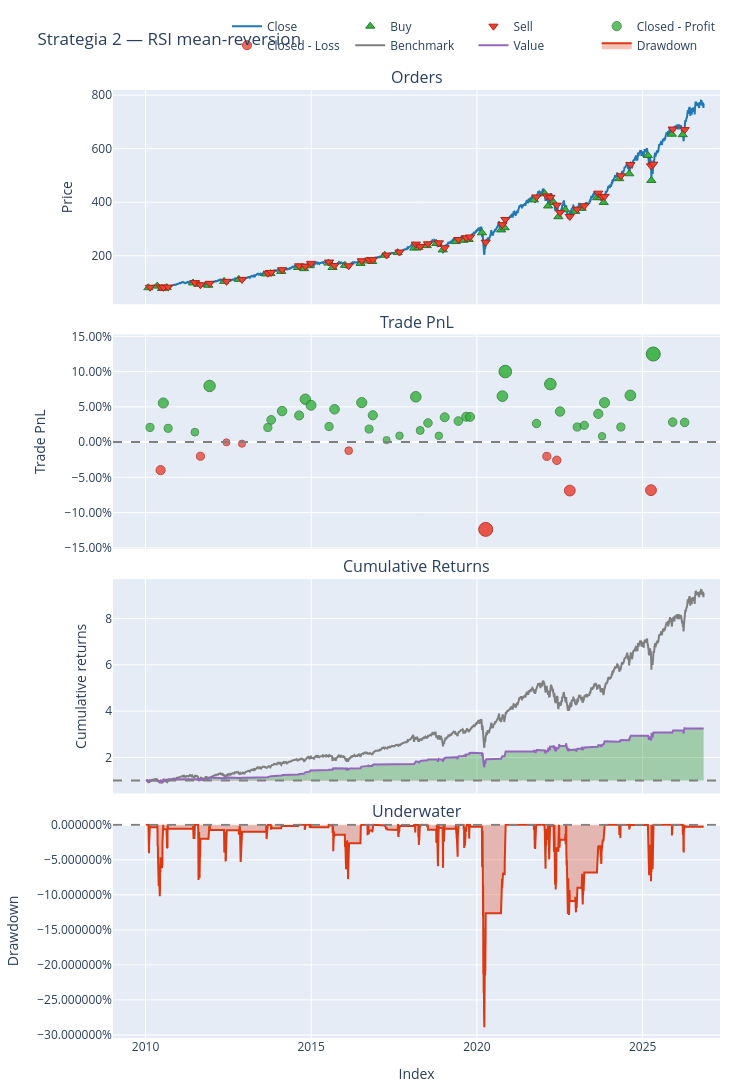

Notebook source saved alongside this figure:
### Code cell
pf_rsi = backtest(entries=rsi_entries, exits=rsi_exits)
pf_rsi.plot(subplots=["orders", "trade_pnl", "cum_returns", "underwater"],
            title="Strategia 2 — RSI mean-reversion").show()
pf_rsi.stats()

### Figure 1 — Plotly figure (JSON) as saved in the notebook; plotly's stock layout.template omitted (floating-point values rounded to 4 significant figures; data arrays with more than 128 entries replaced by an {"elided": "..."} marker saying what was removed)
{"data": [{"legendgroup": "0", "line": {"color": "#1f77b4"}, "name": "Close", "showlegend": true, "type": "scatter", "x": {"elided": "4236 str values"}, "xaxis": "x", "y": {"elided": "4236 float values"}, "yaxis": "y"}, {"customdata": {"elided": "51x3 float values"}, "hovertemplate": "Order Id: %{customdata[0]}<br>Timestamp: %{x}<br>Price: %{y}<br>Size: %{customdata[1]:.6f}<br>Fees: %{customdata[2]:.6f}", "legendgroup": "1", "marker": {"color": "#37B13F", "line": {"color": "rgb(38,123,44)", "width": 1}, "size": 8, "symbol": "triangle-up"}, "mode": "markers", "name": "Buy", "type": "scatter", "x": ["2010-02-01T00:00:00", "2010-05-10T00:00:00", "2010-07-01T00:00:00", "2010-08-23T00:00:00", "2011-06-09T00:00:00", "2011-08-05T00:00:00", "2011-11-25T00:00:00", "2012-05-16T00:00:00", "2012-10-25T00:00:00", "2013-08-22T00:00:00", "2013-10-09T00:00:00", "2014-02-05T00:00:00", "2014-08-08T00:00:00", "2014-10-15T00:00:00", "2014-12-16T00:00:00", "2015-07-10T00:00:00", "2015-08-24T00:00:00", "2016-01-08T00:00:00", "2016-06-28T00:00:00", "2016-09-12T00:00:00", "2016-11-04T00:00:00", "2017-03-22T00:00:00", "2017-08-11T00:00:00", "2018-02-09T00:00:00", "2018-03-26T00:00:00", "2018-06-28T00:00:00", "2018-10-11T00:00:00", "2018-12-20T00:00:00", "2019-05-14T00:00:00", "2019-08-06T00:00:00", "2019-10-03T00:00:00", "2020-02-26T00:00:00", "2020-09-24T00:00:00", "2020-11-02T00:00:00", "2021-09-21T00:00:00", "2022-01-18T00:00:00", "2022-02-24T00:00:00", "2022-04-25T00:00:00", "2022-06-17T00:00:00", "2022-09-01T00:00:00", "2022-12-21T00:00:00", "2023-03-01T00:00:00", "2023-08-18T00:00:00", "2023-09-22T00:00:00", "2023-10-30T00:00:00", "2024-04-18T00:00:00", "2024-08-06T00:00:00", "2025-02-28T00:00:00", "2025-04-07T00:00:00", "2025-11-19T00:00:00", "2026-03-19T00:00:00"], "xaxis": "x", "y": [80.55, 86.61, 77.51, 81.19, 98.22, 93.33, 89.67, 104.3, 111.8, 132.0, 133.3, 141.3, 156.2, 151.8, 162.8, 172.5, 156.0, 164.2, 171.3, 180.6, 178.5, 201.8, 211.7, 228.5, 230.6, 238.0, 245.9, 221.8, 252.9, 257.6, 260.5, 285.8, 296.4, 304.7, 408.5, 431.7, 386.0, 399.1, 345.8, 371.7, 365.7, 377.3, 416.7, 417.3, 399.0, 487.8, 506.2, 574.6, 481.4, 654.1, 652.2], "yaxis": "y"}, {"customdata": {"elided": "51x3 float values"}, "hovertemplate": "Order Id: %{customdata[0]}<br>Timestamp: %{x}<br>Price: %{y}<br>Size: %{customdata[1]:.6f}<br>Fees: %{customdata[2]:.6f}", "legendgroup": "2", "marker": {"color": "#EA4335", "line": {"color": "rgb(181,31,18)", "width": 1}, "size": 8, "symbol": "triangle-down"}, "mode": "markers", "name": "Sell", "type": "scatter", "x": ["2010-02-19T00:00:00", "2010-06-16T00:00:00", "2010-07-16T00:00:00", "2010-09-07T00:00:00", "2011-06-29T00:00:00", "2011-08-29T00:00:00", "2011-12-08T00:00:00", "2012-06-11T00:00:00", "2012-11-29T00:00:00", "2013-09-10T00:00:00", "2013-10-17T00:00:00", "2014-02-14T00:00:00", "2014-08-21T00:00:00", "2014-10-28T00:00:00", "2014-12-30T00:00:00", "2015-07-17T00:00:00", "2015-09-15T00:00:00", "2016-02-18T00:00:00", "2016-07-11T00:00:00", "2016-09-30T00:00:00", "2016-11-10T00:00:00", "2017-04-11T00:00:00", "2017-08-31T00:00:00", "2018-02-27T00:00:00", "2018-04-16T00:00:00", "2018-07-11T00:00:00", "2018-11-08T00:00:00", "2019-01-11T00:00:00", "2019-06-11T00:00:00", "2019-09-05T00:00:00", "2019-10-18T00:00:00", "2020-04-07T00:00:00", "2020-10-08T00:00:00", "2020-11-09T00:00:00", "2021-10-19T00:00:00", "2022-02-10T00:00:00", "2022-03-21T00:00:00", "2022-05-31T00:00:00", "2022-07-06T00:00:00", "2022-10-21T00:00:00", "2023-01-11T00:00:00", "2023-03-30T00:00:00", "2023-08-31T00:00:00", "2023-10-12T00:00:00", "2023-11-08T00:00:00", "2024-05-06T00:00:00", "2024-08-19T00:00:00", "2025-04-03T00:00:00", "2025-04-28T00:00:00", "2025-11-28T00:00:00", "2026-04-09T00:00:00"], "xaxis": "x", "y": [82.31, 83.25, 81.89, 82.85, 99.7, 91.55, 96.91, 104.4, 111.6, 134.8, 137.7, 147.7, 162.3, 161.2, 171.5, 176.5, 163.4, 162.4, 181.1, 184.1, 185.5, 202.6, 213.8, 243.4, 234.6, 244.7, 248.4, 229.8, 260.7, 267.2, 270.1, 250.7, 316.1, 335.5, 419.7, 423.4, 418.1, 389.2, 361.1, 346.5, 373.9, 386.7, 433.8, 421.2, 421.8, 498.8, 540.3, 535.9, 542.1, 673.3, 671.1], "yaxis": "y"}, {"customdata": {"elided": "41x4 float values"}, "hovertemplate": "Exit Trade Id: %{customdata[0]}<br>Position Id: %{customdata[1]}<br>Exit Timestamp: %{x}<br>PnL: %{customdata[2]:.6f}<br>Return: %{customdata[3]:.2%}", "legendgroup": "3", "marker": {"color": "#37B13F", "line": {"color": "rgb(38,123,44)", "width": 1}, "opacity": [0.7747, 0.8164, 0.7732, 0.7666, 0.8455, 0.7745, 0.7876, 0.8027, 0.7951, 0.8229, 0.8125, 0.7762, 0.8057, 0.8171, 0.7719, 0.7955, 0.7531, 0.7605, 0.827, 0.7696, 0.7823, 0.7604, 0.7921, 0.7856, 0.793, 0.7927, 0.8281, 0.8701, 0.7813, 0.8487, 0.8018, 0.7754, 0.7783, 0.7979, 0.7598, 0.8169, 0.7754, 0.8294, 0.9, 0.7838, 0.7833], "size": [8.152, 10.1, 8.081, 7.775, 11.46, 8.143, 8.755, 9.457, 9.106, 10.4, 9.915, 8.224, 9.599, 10.13, 8.02, 9.123, 7.143, 7.492, 10.59, 7.913, 8.508, 7.485, 8.964, 8.661, 9.005, 8.991, 10.65, 12.61, 8.463, 11.6, 9.418, 8.185, 8.321, 9.237, 7.455, 10.12, 8.186, 10.71, 14.0, 8.575, 8.554], "symbol": "circle"}, "mode": "markers", "name": "Closed - Profit", "type": "scatter", "x": ["2010-02-19T00:00:00", "2010-07-16T00:00:00", "2010-09-07T00:00:00", "2011-06-29T00:00:00", "2011-12-08T00:00:00", "2013-09-10T00:00:00", "2013-10-17T00:00:00", "2014-02-14T00:00:00", "2014-08-21T00:00:00", "2014-10-28T00:00:00", "2014-12-30T00:00:00", "2015-07-17T00:00:00", "2015-09-15T00:00:00", "2016-07-11T00:00:00", "2016-09-30T00:00:00", "2016-11-10T00:00:00", "2017-04-11T00:00:00", "2017-08-31T00:00:00", "2018-02-27T00:00:00", "2018-04-16T00:00:00", "2018-07-11T00:00:00", "2018-11-08T00:00:00", "2019-01-11T00:00:00", "2019-06-11T00:00:00", "2019-09-05T00:00:00", "2019-10-18T00:00:00", "2020-10-08T00:00:00", "2020-11-09T00:00:00", "2021-10-19T00:00:00", "2022-03-21T00:00:00", "2022-07-06T00:00:00", "2023-01-11T00:00:00", "2023-03-30T00:00:00", "2023-08-31T00:00:00", "2023-10-12T00:00:00", "2023-11-08T00:00:00", "2024-05-06T00:00:00", "2024-08-19T00:00:00", "2025-04-28T00:00:00", "2025-11-28T00:00:00", "2026-04-09T00:00:00"], "xaxis": "x2", "y": [0.02081, 0.0555, 0.01953, 0.01409, 0.07968, 0.02065, 0.03155, 0.04405, 0.03779, 0.06088, 0.0522, 0.02209, 0.04657, 0.05603, 0.01845, 0.0381, 0.002827, 0.009049, 0.06427, 0.01655, 0.02715, 0.00892, 0.03526, 0.02987, 0.036, 0.03575, 0.06524, 0.1001, 0.02634, 0.0823, 0.04335, 0.0214, 0.02381, 0.04012, 0.008391, 0.05592, 0.02141, 0.06629, 0.125, 0.02834, 0.02796], "yaxis": "y2"}, {"customdata": [[1.0, 1.0, -406.6, -0.03985], [5.0, 5.0, -214.2, -0.02004], [7.0, 7.0, -3.221, -0.0002848], [8.0, 8.0, -24.99, -0.00221], [17.0, 17.0, -187.1, -0.01218], [31.0, 31.0, -2725.0, -0.1239], [35.0, 35.0, -469.1, -0.02024], [37.0, 37.0, -635.2, -0.02585], [39.0, 39.0, -1717.0, -0.06876], [47.0, 47.0, -2000.0, -0.06818]], "hovertemplate": "Exit Trade Id: %{customdata[0]}<br>Position Id: %{customdata[1]}<br>Exit Timestamp: %{x}<br>PnL: %{customdata[2]:.6f}<br>Return: %{customdata[3]:.2%}", "legendgroup": "4", "marker": {"color": "#EA4335", "line": {"color": "rgb(181,31,18)", "width": 1}, "opacity": [0.7976, 0.7738, 0.75, 0.7523, 0.7643, 0.8987, 0.774, 0.7808, 0.8324, 0.8317], "size": [9.221, 8.109, 7.0, 7.108, 7.668, 13.94, 8.121, 8.435, 10.84, 10.81], "symbol": "circle"}, "mode": "markers", "name": "Closed - Loss", "type": "scatter", "x": ["2010-06-16T00:00:00", "2011-08-29T00:00:00", "2012-06-11T00:00:00", "2012-11-29T00:00:00", "2016-02-18T00:00:00", "2020-04-07T00:00:00", "2022-02-10T00:00:00", "2022-05-31T00:00:00", "2022-10-21T00:00:00", "2025-04-03T00:00:00"], "xaxis": "x2", "y": [-0.03985, -0.02004, -0.0002848, -0.00221, -0.01218, -0.1239, -0.02024, -0.02585, -0.06876, -0.06818], "yaxis": "y2"}, {"legendgroup": "5", "line": {"color": "#7f7f7f"}, "name": "Benchmark", "showlegend": true, "type": "scatter", "x": {"elided": "4236 str values"}, "xaxis": "x3", "y": {"elided": "4236 float values"}, "yaxis": "y3"}, {"hoverinfo": "skip", "legendgroup": "6", "line": {"color": "rgba(0, 0, 0, 0)", "width": 0}, "opacity": 0, "showlegend": false, "type": "scatter", "x": {"elided": "4236 str values"}, "xaxis": "x3", "y": {"elided": "4236 int values"}, "yaxis": "y3"}, {"connectgaps": false, "fill": "tonexty", "fillcolor": "rgba(0, 128, 0, 0.3)", "hoverinfo": "skip", "legendgroup": "6", "line": {"color": "rgba(0, 0, 0, 0)", "width": 0}, "opacity": 0, "showlegend": false, "type": "scatter", "x": {"elided": "4236 str values"}, "xaxis": "x3", "y": {"elided": "4236 float values"}, "yaxis": "y3"}, {"hoverinfo": "skip", "legendgroup": "6", "line": {"color": "rgba(0, 0, 0, 0)", "width": 0}, "opacity": 0, "showlegend": false, "type": "scatter", "x": {"elided": "4236 str values"}, "xaxis": "x3", "y": {"elided": "4236 int values"}, "yaxis": "y3"}, {"connectgaps": false, "fill": "tonexty", "fillcolor": "rgba(255, 0, 0, 0.3)", "hoverinfo": "skip", "legendgroup": "6", "line": {"color": "rgba(0, 0, 0, 0)", "width": 0}, "opacity": 0, "showlegend": false, "type": "scatter", "x": {"elided": "4236 str values"}, "xaxis": "x3", "y": {"elided": "4236 float values"}, "yaxis": "y3"}, {"legendgroup": "7", "line": {"color": "#9467bd"}, "name": "Value", "showlegend": true, "type": "scatter", "x": {"elided": "4236 str values"}, "xaxis": "x3", "y": {"elided": "4236 float values"}, "yaxis": "y3"}, {"hoverinfo": "skip", "legendgroup": "6", "line": {"color": "rgba(0, 0, 0, 0)", "width": 0}, "opacity": 0.0, "showlegend": false, "type": "scatter", "x": {"elided": "4236 str values"}, "xaxis": "x3", "y": {"elided": "4236 int values"}, "yaxis": "y3"}, {"fill": "tozeroy", "fillcolor": "rgba(220,57,18,0.3000)", "legendgroup": "8", "line": {"color": "#dc3912"}, "name": "Drawdown", "showlegend": true, "type": "scatter", "x": {"elided": "4236 str values"}, "xaxis": "x4", "y": {"elided": "4236 float values"}, "yaxis": "y4"}], "layout": {"annotations": [{"font": {"size": 16}, "showarrow": false, "text": "Orders", "x": 0.5, "xanchor": "center", "xref": "paper", "y": 1.0, "yanchor": "bottom", "yref": "paper"}, {"font": {"size": 16}, "showarrow": false, "text": "Trade PnL", "x": 0.5, "xanchor": "center", "xref": "paper", "y": 0.742, "yanchor": "bottom", "yref": "paper"}, {"font": {"size": 16}, "showarrow": false, "text": "Cumulative Returns", "x": 0.5, "xanchor": "center", "xref": "paper", "y": 0.484, "yanchor": "bottom", "yref": "paper"}, {"font": {"size": 16}, "showarrow": false, "text": "Underwater", "x": 0.5, "xanchor": "center", "xref": "paper", "y": 0.226, "yanchor": "bottom", "yref": "paper"}], "height": 1250, "legend": {"orientation": "h", "traceorder": "normal", "x": 1, "xanchor": "right", "y": 1.032, "yanchor": "bottom"}, "margin": {"b": 30, "l": 30, "r": 30, "t": 30}, "shapes": [{"line": {"color": "gray", "dash": "dash"}, "type": "line", "x0": 0.0, "x1": 1.0, "xref": "paper", "y0": 0, "y1": 0, "yref": "y2"}, {"line": {"color": "gray", "dash": "dash"}, "type": "line", "x0": 0.0, "x1": 1.0, "xref": "paper", "y0": 1, "y1": 1, "yref": "y3"}, {"line": {"color": "gray", "dash": "dash"}, "type": "line", "x0": 0.0, "x1": 1.0, "xref": "paper", "y0": 0, "y1": 0, "yref": "y4"}], "showlegend": true, "title": {"text": "Strategia 2 — RSI mean-reversion"}, "width": 750, "xaxis": {"anchor": "y", "domain": [0.0, 1.0], "matches": "x4", "showticklabels": false}, "xaxis2": {"anchor": "y2", "domain": [0.0, 1.0], "matches": "x4", "showticklabels": false}, "xaxis3": {"anchor": "y3", "domain": [0.0, 1.0], "matches": "x4", "showticklabels": false}, "xaxis4": {"anchor": "y4", "domain": [0.0, 1.0], "title": {"text": "Index"}}, "yaxis": {"anchor": "x", "domain": [0.774, 1.0], "title": {"text": "Price"}}, "yaxis2": {"anchor": "x2", "domain": [0.516, 0.742], "tickformat": ".2%", "title": {"text": "Trade PnL"}}, "yaxis3": {"anchor": "x3", "domain": [0.258, 0.484], "title": {"text": "Cumulative returns"}}, "yaxis4": {"anchor": "x4", "domain": [0.0, 0.226], "tickformat": "%", "title": {"text": "Drawdown"}}}}
